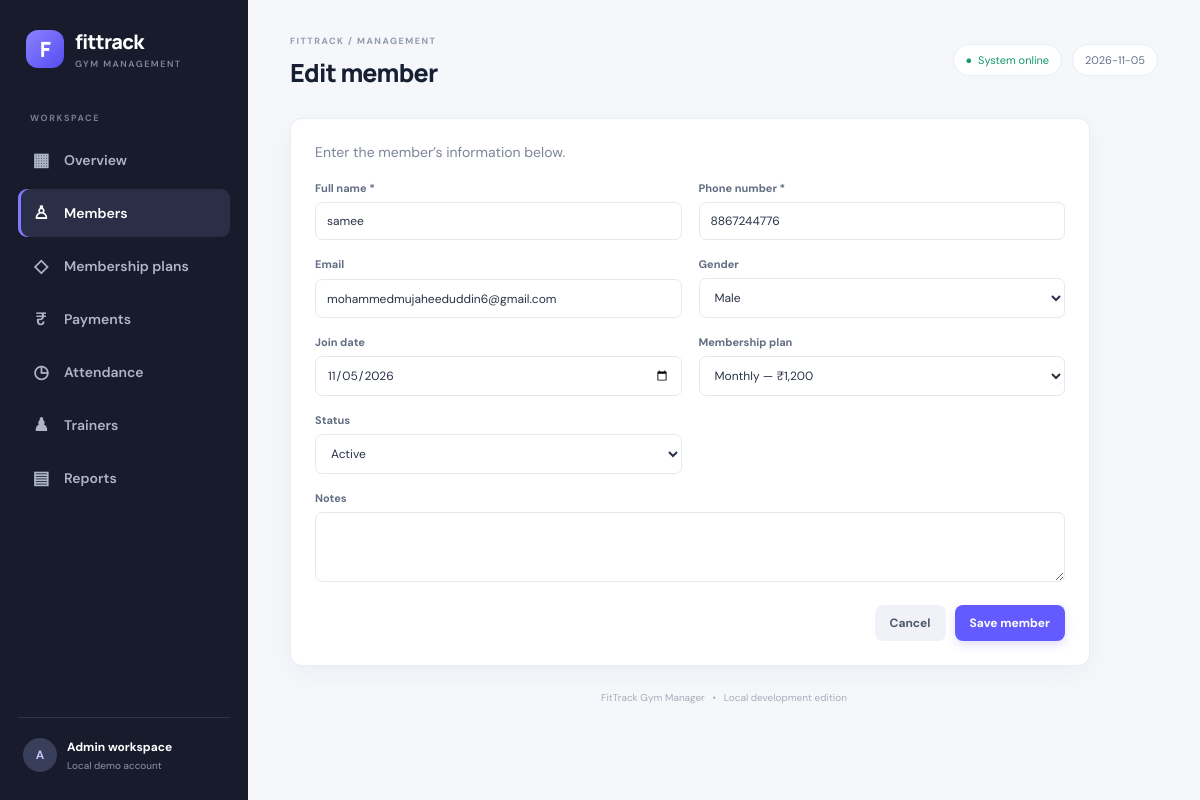
The page /members/2/edit on the database its author committed.
### tables this page shows
CREATE TABLE members (id INTEGER PRIMARY KEY AUTOINCREMENT,name TEXT NOT NULL,phone TEXT NOT NULL,email TEXT,gender TEXT,join_date TEXT NOT NULL,plan_id INTEGER,status TEXT NOT NULL DEFAULT 'Active',notes TEXT,FOREIGN KEY(plan_id) REFERENCES plans(id));

CREATE TABLE plans (id INTEGER PRIMARY KEY AUTOINCREMENT,name TEXT NOT NULL UNIQUE,duration_months INTEGER NOT NULL,price REAL NOT NULL,description TEXT);

### app.py (the view, shortened to what this page needs)
@app.route("/members/<int:member_id>/edit", methods=["GET", "POST"])
def edit_member(member_id):
    with get_db() as db:
        member = db.execute("SELECT * FROM members WHERE id=?", (member_id,)).fetchone()
        if not member:
            flash("Member not found.", "error")
            return redirect(url_for("members"))
        plans = db.execute("SELECT * FROM plans ORDER BY price").fetchall()
    return render_template("member_form.html", plans=plans, member=member)

### app.py (called while the page is built)
def get_db():
    conn = sqlite3.connect(DB_PATH)
    conn.row_factory = sqlite3.Row
    conn.execute("PRAGMA foreign_keys = ON")
    return conn

@app.template_filter("money")
def money(value):
    return "₹{:,.0f}".format(value or 0)

@app.context_processor
def inject_globals():
    return {"today": date.today().isoformat()}

### templates/member_form.html
{% extends "base.html" %}{% block title %}{{ 'Edit' if member else 'Add' }} member{% endblock %}{% block heading %}{{ 'Edit member' if member else 'Add a member' }}{% endblock %}
{% block content %}<div class="form-panel"><p class="muted">Enter the member’s information below.</p><form method="post" class="form-grid">
<label>Full name *<input name="name" required value="{{ member.name if member else '' }}" placeholder="e.g. Aisha Khan"></label>
<label>Phone number *<input name="phone" required value="{{ member.phone if member else '' }}" placeholder="10-digit phone number"></label>
<label>Email<input type="email" name="email" value="{{ member.email if member else '' }}" placeholder="name@example.com"></label>
<label>Gender<select name="gender"><option value="">Select</option>{% for g in ['Male','Female','Other'] %}<option {% if member and member.gender==g %}selected{% endif %}>{{ g }}</option>{% endfor %}</select></label>
<label>Join date<input type="date" name="join_date" value="{{ member.join_date if member else today }}"></label>
<label>Membership plan<select name="plan_id"><option value="">No plan</option>{% for p in plans %}<option value="{{ p.id }}" {% if member and member.plan_id==p.id %}selected{% endif %}>{{ p.name }} — {{ p.price|money }}</option>{% endfor %}</select></label>
<label>Status<select name="status">{% for s in ['Active','Inactive','Paused'] %}<option {% if member and member.status==s %}selected{% elif not member and s=='Active' %}selected{% endif %}>{{ s }}</option>{% endfor %}</select></label>
<label class="full">Notes<textarea name="notes" rows="3">{{ member.notes if member else '' }}</textarea></label>
<div class="form-actions"><a class="btn secondary" href="{{ url_for('members') }}">Cancel</a><button class="btn primary">Save member</button></div></form></div>{% endblock %}

### static/style.css (style rules this page uses)
:root { --bg:#f5f7fb;--surface:#fff;--ink:#172033;--muted:#7b8497;--line:#e9edf4;--primary:#635bff;--primary-dark:#5148e5;--green:#17a673;--shadow:0 8px 28px rgba(25,35,60,.045) }
* { box-sizing:border-box }
body { margin:0;background:var(--bg);color:var(--ink);font-family:'DM Sans',sans-serif;font-size:14px }
.welcome-row p,.muted { color:var(--muted);margin:0 }
.btn { border:0;border-radius:8px;padding:10px 15px;font:700 12px 'DM Sans';text-decoration:none;display:inline-flex;align-items:center;justify-content:center;cursor:pointer }
.btn.primary { background:var(--primary);color:#fff;box-shadow:0 4px 10px #635bff30 }
.btn.secondary { background:#f0f2f7;color:#4f5870 }
.stat-card,.panel,.form-panel { background:var(--surface);border:1px solid var(--line);border-radius:12px;box-shadow:var(--shadow) }
.form-panel { padding:24px;max-width:800px }
.form-panel>.muted { margin-bottom:20px }
.form-grid { display:grid;grid-template-columns:1fr 1fr;gap:17px }
.form-grid label,.stack-form label { display:grid;gap:7px;color:#626d83;font-size:11px;font-weight:700 }
.full { grid-column:1/-1 }
.form-actions { grid-column:1/-1;display:flex;justify-content:flex-end;gap:9px;margin-top:6px }
input,select,textarea { width:100%;border:1px solid #e4e8f0;border-radius:7px;padding:10px 11px;background:#fff;color:#293248;font:400 12px 'DM Sans';outline:none }
textarea { resize:vertical }

### rows shown on the page
members: name "samee", phone "8867244776", email "mohammedmujaheeduddin6@gmail.com", gender "Male", join_date "11/05/2026", plan_id "Monthly — ₹1,200", status "Active"

### other values the page prints
{{ 'Edit member' if member else 'Add a member' }} "Edit member"
